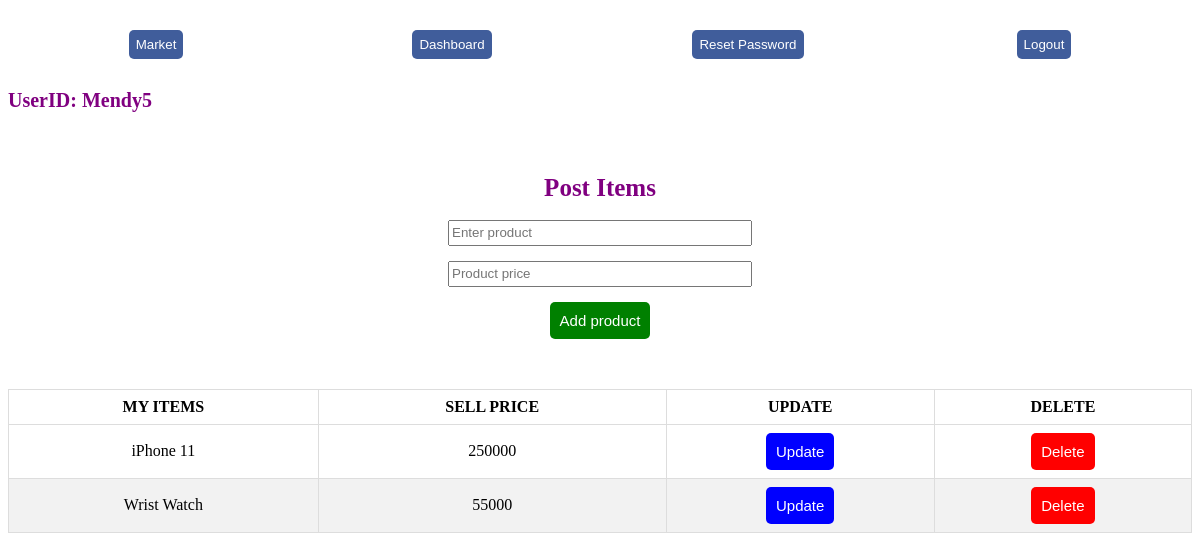
The app's page /profile.php (signed in) with its own data.
### tables this page shows
CREATE TABLE `users` (
  `id` int(11) NOT NULL,
  `userid` varchar(255) NOT NULL,
  `email` varchar(255) NOT NULL,
  `pass` varchar(50) NOT NULL
);

CREATE TABLE `products` (
  `id` int(11) NOT NULL,
  `userid` varchar(255) NOT NULL,
  `item` varchar(255) NOT NULL,
  `price` bigint(11) NOT NULL
);

### classes/login.php (called while the page is built, shortened)
<?php
class Login {
    public function checkLogin($id) {
        $userid = $this->test_input($id);
        $sql = "SELECT * FROM users WHERE userid = '$userid' LIMIT 1";
        $DB = new Database();
        $result = $DB->select($sql);
        if($result) {
           return $userData = $result[0];
        }else {
            header('Location:login.php');
            die;
        }
    }
    private function test_input($data) {
        $data = trim($data);
        $data = stripslashes($data);
        $data = htmlspecialchars($data);
        return $data;
    }
}
?>

### classes/connect.php (called while the page is built, shortened)
<?php
class Database {
    private $servername = "localhost";
    private $username  = "Practice";
    private $password = "@Mysqlphp";
    private $dbname = "market_place";
    public function connect() {
        $conn = new mysqli($this->servername, $this->username, $this->password, $this->dbname);
        return $conn;
    }
    public function select($sql) {
        $conn = $this->connect();
        $result = $conn->query($sql);
        if($result) {
            $data = false;
            while($row = $result->fetch_assoc()) {
                $data[] = $row;
            }
        }else {
            echo $sql . "<br>" . $conn->error;
        }
        return $data;
    }
}
?>

### classes/orders.php (called while the page is built, shortened)
<?php
class Order {
    public function getOrders() {
        $sql = "SELECT * FROM products";
        $DB = new Database();
        $result = $DB->select($sql);
        if($result) {
            return $result;
        } else {
            return false;
        }
    }
}
?>

### profile.php (the view, shortened to what this page needs)
<?php
require('classes/connect.php');
require('classes/login.php');
require('classes/orders.php');
$login = new Login();
$product = "";
$price = "";
$message = "";
$products = new Order();
$myproducts = $products->getOrders();
?>
<!DOCTYPE html>
<html lang="en">
<head>
</head>
<body>
    <?php require('header.php'); ?>
    <div style="color:purple;font-weight:bold;font-size:20px;">UserID: <?php echo ($login->checkLogin($_SESSION['userid']))['userid'] ?></div>
    <div style="text-align:center;height:20px;margin-top:0px;margin-bottom:0px;"><h2 style="color:red;"><?php echo $message; ?></h2></div>
    <div id="header">
        <h2 style="margin-bottom:0px;">Post Items</h2><br />
        <form action="" method="POST">
            <input value="<?php echo $product; ?>" type="text" name="product" id="input" placeholder="Enter product"><br/>
            <input value="<?php echo $price; ?>" type="text" name="price" id="input" placeholder="Product price"><br/>
            <input type="submit" name="submit" value="Add product" class="green btn">
        </form>
    </div>
    <div>
        <table id="table">
        <thead>
            <th>MY ITEMS</th>
            <th>SELL PRICE</th>
            <th>UPDATE</th>
            <th>DELETE</th>
        </thead>
        <tbody>
            <?php
                if($myproducts) {
                    foreach($myproducts as $row) {
                        if($row['userid'] == $_SESSION['userid']) { ?>
                            <tr>
                                <td><?php echo $row['item']; ?></td>
                                <td><?php echo $row['price']; ?></td>
                                <td><button class="blue btn"><a href="update.php?edit=<?php echo $row['id'];?>">Update</a></button></td>
                                <td><button class="red btn"><a href="profile.php?del=<?php echo $row['id'];?>">Delete</a></button></td>
                            </tr>
            <?php       }
                    }
                } ?>
        </tbody>
        </table>
    </div>
</body>
</html>

### profile.php (style rules this page uses)
#header { margin-bottom: 50px; width: 100%; }
h2 { text-align: center; font-size: 25px; color: purple; }
form { text-align: center; }
#input { margin-bottom: 15px; width: 25%; height: 20px; }
.btn { color: white; padding: 10px; border-radius: 5px; border: none; font-size: 15px; }
.blue { background-color: blue; }
.red { background-color: red; }
.green { background-color: green; }
#table { border-collapse: collapse; width: 100%; }
#table th { padding: 12px 0px; color: black; }
#table td, #table th { border: 1px solid #ddd; padding: 8px; text-align: center; }
#table tr:nth-child(even) { background-color: #f2f2f2; }
a { text-decoration: none; color: white; }

### records on screen
users: userid "Mendy5"
products: item "iPhone 11", price "250000"
products: item "Wrist Watch", price "55000"
